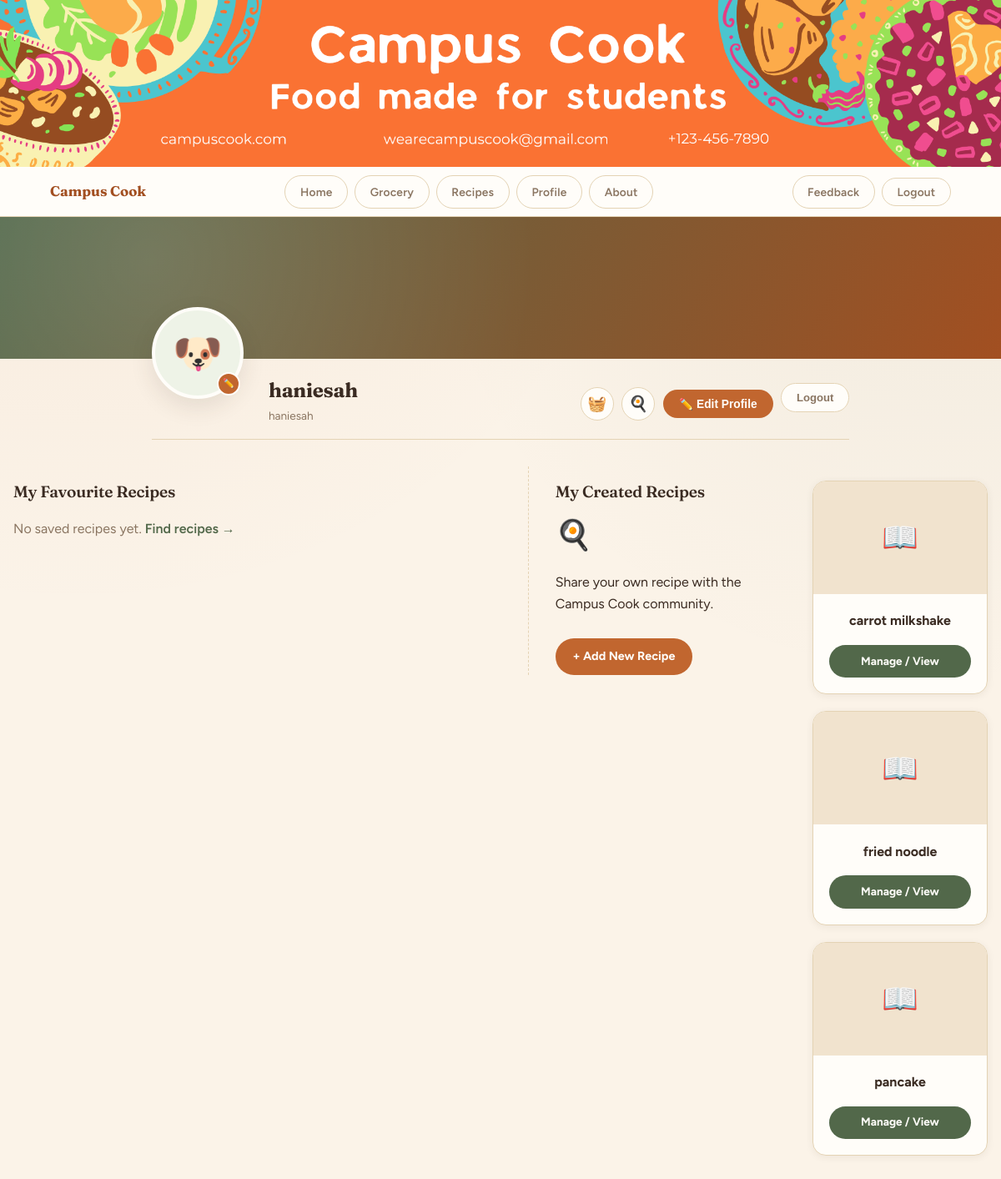
Screenshot of /profile/ (signed in) with the database file from the repository.
### pages/models.py (models this page shows, shortened)
class AppUser(AbstractUser):
    age = models.IntegerField(null=True, blank=True)
    objects = UserManager()

class Recipe(models.Model):
    BUDGET_CHOICES = [
        ('low',    'Below RM5'),
        ('medium', 'RM5 – RM15'),
        ('high',   'Above RM15'),
    ]
    MEAL_TYPE_CHOICES = [
    ('breakfast', 'Breakfast'),
    ('lunch',     'Lunch'),
    ('dinner',    'Dinner'),
    ('snack',     'Snack'),
    ('dessert',   'Dessert'),
    ('drinks',    'Drinks'),
    ('other',     'Other'),
    ]
    meal_type = models.CharField(max_length=20, choices=MEAL_TYPE_CHOICES, default='other')
    name         = models.CharField(max_length=100)
    ingredients  = models.ManyToManyField(
        Ingredient,
        blank=True,
        related_name='recipes'
    )
    cooking_time = models.IntegerField()
    appliance    = models.CharField(max_length=100)
    instructions = models.TextField()
    image        = models.ImageField(upload_to='recipe_images/', null=True, blank=True)
    is_halal     = models.BooleanField(default=True)
    budget       = models.CharField(
        max_length=10, choices=BUDGET_CHOICES, default='low'
    )
    filters      = models.ManyToManyField(RecipeFilter, blank=True)
    user         = models.ForeignKey(
        'pages.AppUser',
        on_delete=models.CASCADE,
        related_name='recipes'
    )
    @property
    def image_url(self):
        return self.image.url if self.image else ''

### pages/views.py (the view)
# urls.py: path("profile/", views.profile, name="profile"),
@login_required
def profile(request):
    favourites = FavouriteRecipe.objects.select_related('recipe').filter(user=request.user)
    my_recipes = Recipe.objects.filter(user=request.user)
    favourited_ids = set(favourites.values_list('recipe_id', flat=True))
    wtt_count      = WantToTry.objects.filter(user=request.user).count()
    return render(request, 'pages/user_profile.html', {
        'user':           request.user,
        'favourites':     favourites,
        'my_recipes':     my_recipes,
        'favourited_ids': favourited_ids,
        'wtt_count':      wtt_count,
    })

### pages/templates/pages/user_profile.html (shortened to what this page needs)
{% extends 'pages/base.html' %}
{% block content %}
<div class="profile-banner"></div>
<div class="profile-header">
  <div class="avatar-wrapper">
    <div class="avatar" id="avatarDisplay">
      <span id="avatarEmoji">🐶</span>
    </div>
    <label class="avatar-edit-btn" title="Change photo">
      ✏️
    </label>
  </div>
  <div class="profile-info-row">
    <div class="profile-name">
      <h1 id="displayName">{{ user.username }}</h1>
      <span id="displayEmail">{{ user.email|default:user.username }}</span>
    </div>
    <div class="profile-actions">
      <a href="{% url 'grocery' %}" class="icon-btn" title="My Grocery List">🧺</a>
        <a href="{% url 'want_to_try' %}" class="icon-btn" title="Recipes I Want to Try">
          🍳
        </a>
      <button class="btn-edit-profile" onclick="toggleEdit()">✏️ Edit Profile</button>
      <form method="POST" action="{% url 'logout' %}" style="display:inline;">
        <button type="submit" class="btn-logout">Logout</button>
      </form>
    </div>
  </div>
</div>
<div class = "profile-container">
  <div class="profile-section col-left">
    <h2>My Favourite Recipes</h2>
    {% if favourites %}
      <div class="fav-grid">
        {% for fav in favourites %}
          <div class="fav-card" id="fav-item-{{ fav.recipe.id }}">
            <div class="fav-img-wrapper">
              {% if fav.recipe.image_url %}
                <img src="{{ fav.recipe.image_url }}" alt="{{ fav.recipe.name }}">
              {% else %}
                <span class="fav-placeholder">🍳</span>
              {% endif %}
            </div>
            <div class="fav-card-content">
              <h4>{{ fav.recipe.name }}</h4>
              <div class="fav-card-actions">
                <a href="{% url 'recipe_detail' fav.recipe.id %}" class="cta_primary">View Recipe</a>
                <button class="btn-unfav-card" onclick="unfavourite(this, {{ fav.recipe.id }})">♥</button>
              </div>
            </div>
          </div>
      {% endfor %}
    </div>
  {% else %}
    <p class="empty-msg">No saved recipes yet. <a href="{% url 'recipe_list' %}" style="color: var(--green-dark);">Find recipes →</a></p>
  {% endif %}
  </div>
  <div class="profile-section col-right">
  <h2>My Created Recipes</h2>
  <div class="add-recipe-icon">🍳</div>
    <p>Share your own recipe with the Campus Cook community.</p>
    <a href="{% url 'add_recipe' %}" class="btn-add-recipe">+ Add New Recipe</a>
  </div>
  {% if my_recipes %}
    <div class="fav-grid">
      {% for recipe in my_recipes %}
        <div class="fav-card">
          <div class="fav-img-wrapper">
            {% if recipe.image_url %}
              <img src="{{ recipe.image_url }}" alt="{{ recipe.name }}">
            {% else %}
              <span class="fav-placeholder">📖</span>
            {% endif %}
          </div>
          <div class="fav-card-content">
            <h4>{{ recipe.name }}</h4>
            <div class="fav-card-actions">
              <a href="{% url 'recipe_detail' recipe.id %}" class="cta_primary">Manage / View</a>
            </div>
          </div>
        </div>
      {% endfor %}
    </div>
  {% else %}
    <p class="empty-msg">You haven't uploaded any recipes yet.</p>
  {% endif %}
  </div>
{% endblock %}

### pages/templates/pages/base.html (style rules this page uses)
:root { --cream: #FBF3E8; --cream-deep: #F1E3CE; --paper: #FFFDF9; --tan: #E4D3B4; --tan-soft: #EEE1C9; --brown: #3A2B22; --brown-soft: #8A7561; --sage: #8AA07C; --sage-dark: #52684A; --sage-pale: #EEF3E7; --terracotta: #C1662F; --terracotta-dark: #A24F21; --terracotta-pale: #FBE9DB; --gold: #D9A441; --gold-dark: #B87F1F; --berry: #B4536C; --berry-dark: #964359; --rose: #C1665F; --rose-dark: #9C4C46; --rose-pale: #FBEDEA; --green: var(--sage); --green-mid: var(--sage); --green-dark: var(--sage-dark); --olive: var(--sage-dark); --amber: var(--gold-dark); --red-soft: var(--rose); --radius-sm: 10px; --radius-md: 16px; --radius-lg: 22px; --shadow-sm: 0 2px 10px rgba(58,43,34,0.07); --shadow-md: 0 10px 28px rgba(58,43,34,0.11); }
*, *::before, *::after { box-sizing: border-box; }
body { font-family: 'Figtree', 'Segoe UI', sans-serif; background: var(--cream); background-image: radial-gradient(circle at 8% 0%, rgba(193,102,47,0.07), transparent 40%), radial-gradient(circle at 95% 12%, rgba(82,104,74,0.06), transparent 38%); background-attachment: fixed; color: var(--brown); margin: 0; min-height: 100vh; line-height: 1.6; }
h1, h2, h3 { font-family: 'Fraunces', Georgia, serif; color: var(--brown); font-weight: 600; letter-spacing: -0.01em; }
a { color: var(--terracotta-dark); text-decoration: none; }

### rows the page displays
AppUser: username "haniesah", email "haniesah"
Recipe: name "carrot milkshake"
Recipe: name "fried noodle"
Recipe: name "pancake"
